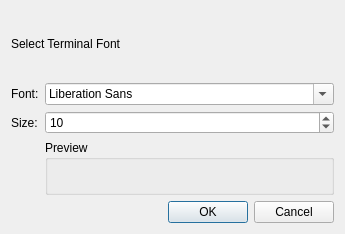
<?xml version="1.0" encoding="UTF-8"?>
<ui version="4.0">
 <class>FontDialog</class>
 <widget class="QDialog" name="FontDialog">
  <property name="geometry">
   <rect>
    <x>0</x>
    <y>0</y>
    <width>345</width>
    <height>234</height>
   </rect>
  </property>
  <property name="windowTitle">
   <string>Select Terminal Font</string>
  </property>
  <layout class="QGridLayout" name="gridLayout_2">
   <item row="0" column="0">
    <widget class="QLabel" name="label_3">
     <property name="text">
      <string>Select Terminal Font</string>
     </property>
    </widget>
   </item>
   <item row="1" column="0" colspan="2">
    <layout class="QFormLayout" name="formLayout">
     <item row="0" column="0">
      <widget class="QLabel" name="label">
       <property name="text">
        <string>Font:</string>
       </property>
      </widget>
     </item>
     <item row="0" column="1">
      <widget class="QFontComboBox" name="fontComboBox"/>
     </item>
     <item row="1" column="0">
      <widget class="QLabel" name="label_2">
       <property name="text">
        <string>Size:</string>
       </property>
      </widget>
     </item>
     <item row="1" column="1">
      <widget class="QSpinBox" name="sizeSpinBox">
       <property name="minimum">
        <number>6</number>
       </property>
       <property name="value">
        <number>10</number>
       </property>
      </widget>
     </item>
     <item row="2" column="1">
      <widget class="QGroupBox" name="groupBox">
       <property name="title">
        <string>Preview</string>
       </property>
       <layout class="QGridLayout" name="gridLayout">
        <item row="0" column="0">
         <widget class="QLabel" name="previewLabel"/>
        </item>
       </layout>
      </widget>
     </item>
    </layout>
   </item>
   <item row="2" column="0">
    <spacer name="horizontalSpacer">
     <property name="orientation">
      <enum>Qt::Horizontal</enum>
     </property>
     <property name="sizeHint" stdset="0">
      <size>
       <width>143</width>
       <height>20</height>
      </size>
     </property>
    </spacer>
   </item>
   <item row="2" column="1">
    <layout class="QHBoxLayout" name="horizontalLayout">
     <item>
      <widget class="QDialogButtonBox" name="buttonBox_1">
       <property name="orientation">
        <enum>Qt::Horizontal</enum>
       </property>
       <property name="standardButtons">
        <set>QDialogButtonBox::Ok</set>
       </property>
      </widget>
     </item>
     <item>
      <widget class="QDialogButtonBox" name="buttonBox_2">
       <property name="orientation">
        <enum>Qt::Horizontal</enum>
       </property>
       <property name="standardButtons">
        <set>QDialogButtonBox::Cancel</set>
       </property>
      </widget>
     </item>
    </layout>
   </item>
  </layout>
 </widget>
 <resources/>
 <connections>
  <connection>
   <sender>buttonBox_1</sender>
   <signal>accepted()</signal>
   <receiver>FontDialog</receiver>
   <slot>accept()</slot>
   <hints>
    <hint type="sourcelabel">
     <x>248</x>
     <y>254</y>
    </hint>
    <hint type="destinationlabel">
     <x>157</x>
     <y>274</y>
    </hint>
   </hints>
  </connection>
  <connection>
   <sender>buttonBox_1</sender>
   <signal>rejected()</signal>
   <receiver>FontDialog</receiver>
   <slot>reject()</slot>
   <hints>
    <hint type="sourcelabel">
     <x>316</x>
     <y>260</y>
    </hint>
    <hint type="destinationlabel">
     <x>286</x>
     <y>274</y>
    </hint>
   </hints>
  </connection>
 </connections>
</ui>
